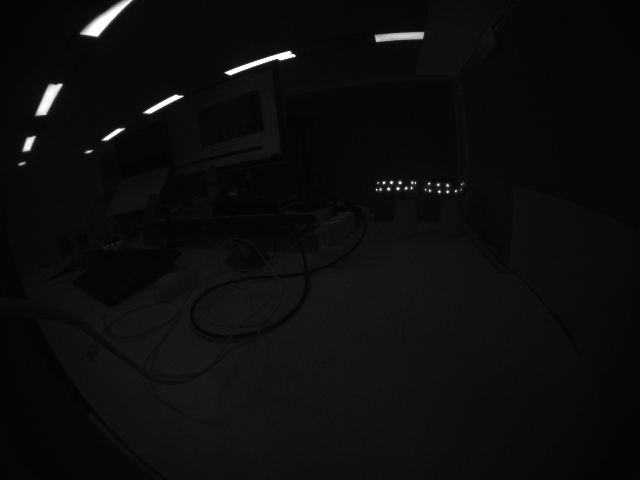
#> input picture dataset/CAM0_102364006982.bmp, 640 x 480 px; its folder holds only this picture in this run
$ python Blob_finder.py
#> lines starting #> are read from the running program, lines starting #| are printed output that depends on the picture
import os
import cv2
import glob
import functools
import json
import numpy as np
import copy
import re
import subprocess
import cv2
import traceback
import math
from collections import OrderedDict
script_dir = os.path.dirname(os.path.realpath(__file__))
# Add the directory containing poselib to the module search path
print(script_dir)

READ = 0
WRITE = 1
SUCCESS = 0
ERROR = -1
DONE = 1
NOT_SET = -1
UP = 0
DOWN = 1
MOVE = 2
RECTANGLE = 0
CIRCLE = 1

# Common Functions
def point_in_bbox(x, y, bbox):
    return bbox[0] <= x <= bbox[0] + bbox[2] and bbox[1] <= y <= bbox[1] + bbox[3]
# [35 lines left out: functions draw_blobs_and_ids, click_event, not called in this run]

def rw_json_data(rw_mode, path, data=None):
    try:
        if rw_mode == READ:
            with open(path, 'r', encoding="utf-8") as rdata:
                json_data = json.load(rdata)
            return json_data
        elif rw_mode == WRITE:
            print(data)
            with open(path, 'w', encoding="utf-8") as wdata:
                json.dump(data, wdata, ensure_ascii=False, indent="\t")
                # json.dump(data, wdata, separators=(',', ':'))
        else:
            print('not support mode')
    except:
        return ERROR
# [49 lines left out: functions find_center, detect_led_lights, not called in this run]
def blob_area_setting(blob_file, image_files):
    print('blob_setting START')
    TEMP_POS = {'status': NOT_SET, 'mode': RECTANGLE, 'start': [], 'move': [], 'circle': NOT_SET, 'rectangle': NOT_SET}
    POS = {}
    bboxes = []
    json_file = os.path.join(script_dir, blob_file)
    json_data = rw_json_data(READ, json_file, None)
    if json_data != ERROR:
        bboxes = json_data['bboxes']
        if 'mode' in json_data:
            TEMP_POS['mode'] = json_data['mode']
            if TEMP_POS['mode'] == RECTANGLE:
                TEMP_POS['rectangle'] = json_data['roi']
            else:
                TEMP_POS['circle'] = json_data['roi']
            POS = TEMP_POS

    frame_cnt = 0
    while True:
        if frame_cnt >= len(image_files):
            break
        frame = cv2.imread(image_files[frame_cnt])
#> frame is the input picture: shape (480, 640, 3); min 2, max 255, mean 13.2
        filename = f"IMAGE Mode {os.path.basename(image_files[frame_cnt])}"
        if frame is None:
            print("Cannot read the first image")
            cv2.destroyAllWindows()
            exit()

        draw_frame = frame.copy()
        frame = cv2.cvtColor(frame, cv2.COLOR_BGR2GRAY)
#> frame: shape (480, 640)
        height, width = frame.shape
#> height = 480; width = 640
        center_x, center_y = width // 2, height // 2
#> center_x = 320; center_y = 240
        cv2.line(draw_frame, (0, center_y), (width, center_y), (255, 0, 0), 1)
        cv2.line(draw_frame, (center_x, 0), (center_x, height), (255, 0, 0), 1)
        cv2.putText(draw_frame, f"frame_cnt {frame_cnt} [{filename}]", (10, 30), cv2.FONT_HERSHEY_SIMPLEX, 0.4,
                    (255, 255, 255), 1)
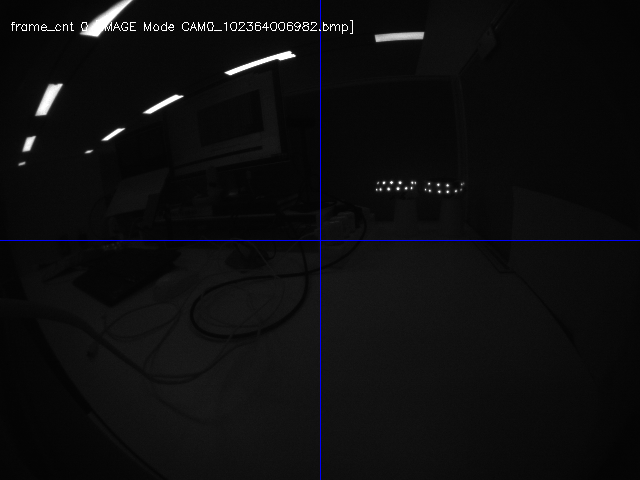
#> draw_frame: shape (480, 640, 3); mean B, G, R 14.7, 13.8, 13.8

        cv2.namedWindow('image')
        partial_click_event = functools.partial(click_event, frame=frame, blob_area_0=NOT_SET, bboxes=bboxes, POS=TEMP_POS)
        cv2.setMouseCallback('image', partial_click_event)

        if TEMP_POS['status'] == MOVE:
            dx = np.abs(TEMP_POS['start'][0] - TEMP_POS['move'][0])
            dy = np.abs(TEMP_POS['start'][1] - TEMP_POS['move'][1])
            if TEMP_POS['mode'] == CIRCLE:
                radius = math.sqrt(dx ** 2 + dy ** 2) / 2
                cx = int((TEMP_POS['start'][0] + TEMP_POS['move'][0]) / 2)
                cy = int((TEMP_POS['start'][1] + TEMP_POS['move'][1]) / 2)
                # print(f"{dx} {dy} radius {radius}")
                TEMP_POS['circle'] = [cx, cy, radius]
            else:
                TEMP_POS['rectangle'] = [TEMP_POS['start'][0],TEMP_POS['start'][1],TEMP_POS['move'][0],TEMP_POS['move'][1]]

        elif TEMP_POS['status'] == UP:
            print(TEMP_POS)
            TEMP_POS['status'] = NOT_SET
        if TEMP_POS['circle'] != NOT_SET and TEMP_POS['mode'] == CIRCLE:
            cv2.circle(draw_frame, (TEMP_POS['circle'][0], TEMP_POS['circle'][1]), int(TEMP_POS['circle'][2]), (255,255,255), 1)
        elif TEMP_POS['rectangle'] != NOT_SET and TEMP_POS['mode'] == RECTANGLE:
            cv2.rectangle(draw_frame,(TEMP_POS['rectangle'][0],TEMP_POS['rectangle'][1]),(TEMP_POS['rectangle'][2],TEMP_POS['rectangle'][3]),(255,255,255),1)

        key = cv2.waitKey(1)
#> (key q is pressed here)

        if key == ord('c'):
            print('clear area')
            bboxes.clear()
            if TEMP_POS['mode'] == RECTANGLE:
                TEMP_POS['rectangle'] = NOT_SET
            else:
                TEMP_POS['circle'] = NOT_SET
        elif key == ord('s'):
            print('save blob area')
            json_data = OrderedDict()
            json_data['bboxes'] = bboxes
            json_data['mode'] = TEMP_POS['mode']
            json_data['roi'] = TEMP_POS['circle'] if TEMP_POS['mode'] == CIRCLE else TEMP_POS['rectangle']
            POS = TEMP_POS
            # Write json data
            rw_json_data(WRITE, json_file, json_data)
        elif key & 0xFF == 27:
            print('ESC pressed')
            cv2.destroyAllWindows()
            sys.exit()
        elif key == ord('q'):
            break
        elif key == ord('n'):
            frame_cnt += 1
            bboxes.clear()
        elif key == ord('b'):
            frame_cnt -= 1
            bboxes.clear()
        elif key == ord('m'):
            if TEMP_POS['mode'] == RECTANGLE:
                TEMP_POS['mode'] = CIRCLE
            else:
                TEMP_POS['mode'] = RECTANGLE
            print('MODE changed ', TEMP_POS['mode'])


        cv2.imshow('image', draw_frame)

    print('done')
    cv2.destroyAllWindows()

    return bboxes, POS
def area_filter(areas, img):
    # 영역 추출
#> (the run stopped early here; a loop or call above may not have finished)

$ run again, on dataset/CAM0_20cm.bmp
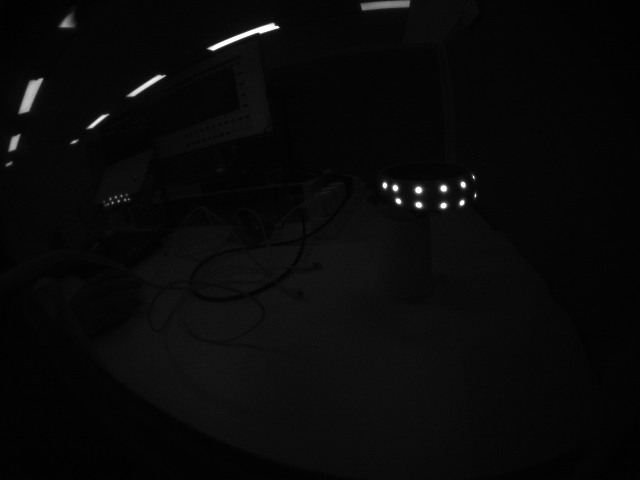
#> input picture dataset/CAM0_20cm.bmp, 640 x 480 px
#> in blob_area_setting, frame is the input picture: shape (480, 640, 3); min 0, max 255, mean 9.3
#> frame: shape (480, 640)
#> in blob_area_setting, `cv2.putText(draw_frame, f"frame_cnt {frame_cnt} [{filename}]", (10, 30..`:
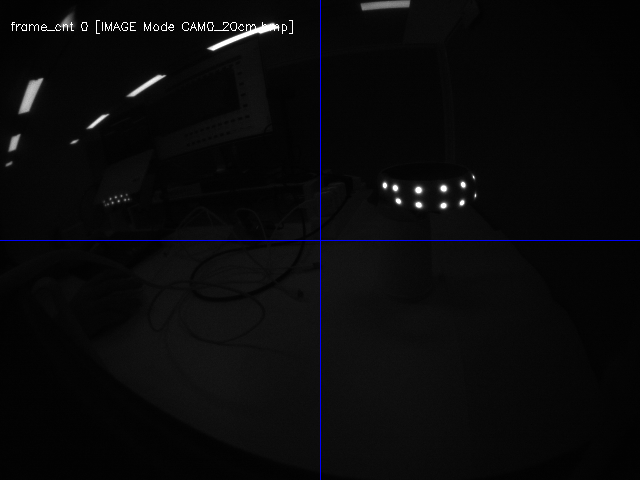
#> draw_frame: shape (480, 640, 3); mean B, G, R 10.7, 9.7, 9.7
